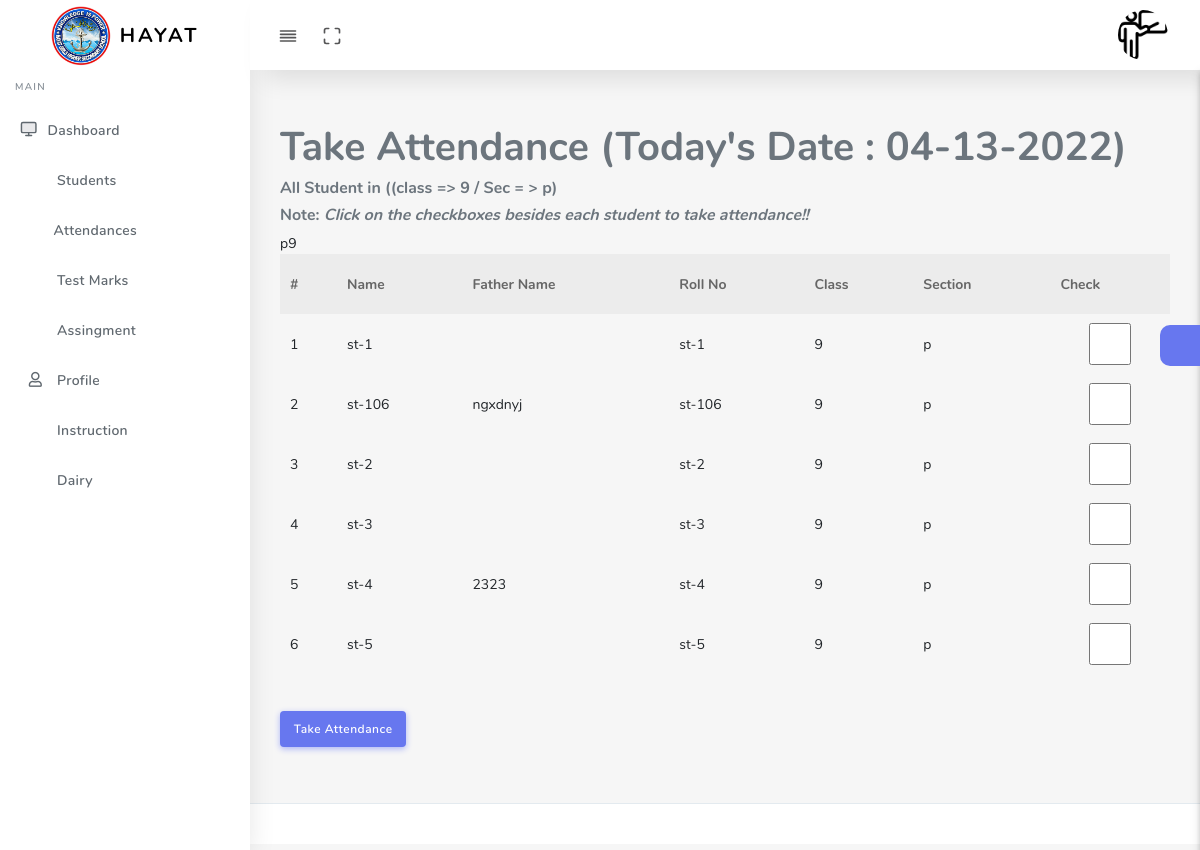
/teacher/att_st.php (signed in), run on the app's committed database.
### tables this page shows
CREATE TABLE `teachers` (
  `t_id` varchar(100) NOT NULL COMMENT 'Roll Number/Gr.Number of Teacher',
  `name` varchar(30) NOT NULL,
  `class` varchar(10) NOT NULL,
  `subject` varchar(20) NOT NULL,
  `section` varchar(20) NOT NULL,
  `username` varchar(20) NOT NULL,
  `email` varchar(50) NOT NULL,
  `password` varchar(30) NOT NULL,
  `t_cnic` int(30) NOT NULL,
  `t_phone` int(20) NOT NULL,
  `address` varchar(200) NOT NULL,
  `p_address` varchar(255) NOT NULL COMMENT 'Parament Address',
  `acc_approval` int(1) NOT NULL DEFAULT '0',
  `class_teacher` varchar(20) NOT NULL DEFAULT 'none',
  `user_image` varchar(255) NOT NULL DEFAULT '0',
  `online_status` bit(1) NOT NULL,
  `profile_lock` int(2) NOT NULL,
  `addedby` text NOT NULL COMMENT 'admin name',
  `Is_Active` bit(1) NOT NULL,
  `Is_Delete` bit(1) NOT NULL
);

CREATE TABLE `students` (
  `roll_no` varchar(255) NOT NULL COMMENT 'Roll Number of student',
  `name` varchar(50) NOT NULL DEFAULT 'Not Entered Yet',
  `class` varchar(10) NOT NULL,
  `section` varchar(20) NOT NULL,
  `email` varchar(80) NOT NULL DEFAULT 'Not Entered Yet',
  `st_cnic` varchar(30) NOT NULL,
  `st_phone` int(15) NOT NULL,
  `father_phone` int(15) NOT NULL,
  `username` varchar(20) NOT NULL,
  `password` varchar(30) NOT NULL,
  `address` varchar(100) NOT NULL,
  `p_address` varchar(255) NOT NULL COMMENT 'Permeant Address',
  `father_name` varchar(50) NOT NULL,
  `father_cnic` varchar(30) NOT NULL,
  `father_occupation` varchar(30) NOT NULL,
  `acc_approval` int(2) NOT NULL DEFAULT '0',
  `user_image` varchar(255) NOT NULL DEFAULT '0',
  `online_status` bit(1) NOT NULL DEFAULT b'0',
  `profile_lock` int(2) NOT NULL,
  `addedby` text NOT NULL
);

### teacher/att_st.php (the view, shortened to what this page needs)
<?php
include '../connection/config.php';
if(!isset($_SESSION["in"]) || $_SESSION["in"] !== true && $_SESSION["t"] = true){
  header("Location:/h_st/index.php");
  exit;
}else{
  $tid = $_SESSION["t_id"];
}
$sql_t = "SELECT * FROM `teachers` where t_id = '$tid'";
$result_t = mysqli_query($conn,$sql_t);
      while($row = mysqli_fetch_assoc($result_t)){
        $sub = $row['subject'];
        $class = $row['class'];
        $sec = $row['section'];
      }
$sql_img = "select user_image from `teachers` where t_id ='$tid' and user_image = '0'";
$conn_img = mysqli_query($conn,$sql_img);
$p_img= mysqli_num_rows($conn_img);
$dateTaken = date("Y-m-d");
?>
<!DOCTYPE html>
<html lang="en">
<head>
  <link rel="stylesheet" href="assets/css/app.min.css">
  <link rel="stylesheet" href="assets/css/style.css">
  <link rel="stylesheet" href="assets/css/components.css">
  <link rel="stylesheet" href="assets/css/custom.css">
</head>
<body>
  <div id="app">
    <div class="main-wrapper main-wrapper-1">
      <div class="navbar-bg"></div>
      <nav class="navbar navbar-expand-lg main-navbar sticky">
        <div class="form-inline mr-auto">
          <ul class="navbar-nav mr-3">
            <li><a href="#" data-toggle="sidebar" class="nav-link nav-link-lg
									collapse-btn"> <i data-feather="align-justify"></i></a></li>
            <li><a href="#" class="nav-link nav-link-lg fullscreen-btn">
                <i data-feather="maximize"></i>
              </a></li>
          </ul>
        </div>
        <ul class="navbar-nav navbar-right">
          <li class="dropdown"><a href="#" data-toggle="dropdown"
              class="nav-link dropdown-toggle nav-link-lg nav-link-user">
    <?php
    if($p_img == 1){
      echo  "<img id='profileImage' src='assets/img/teacher.png' class='mobile_profile_image' alt='Please Uploaded Photo'>";
}else{
   echo  "<img id='profileImage' src='$uimg' class='mobile_profile_image' alt='Uploaded Photo'>";
}
      ?>
      <span class="d-sm-none d-lg-inline-block"></span></a>
          </li>
        </ul>
      </nav>
      <div class="main-sidebar sidebar-style-2">
        <aside id="sidebar-wrapper">
          <div class="sidebar-brand">
            <a href="index.html"> <img alt="image" src="../assets/images/logo.jpg" id="logo_header" class="header-logo" /> <span
                class="logo-name">HAYAT</span>
            </a>
          </div>
          <ul class="sidebar-menu">
            <li class="menu-header">Main</li>
            <li class="dropdown">
              <a href="dashboard.php" class="nav-link"><i data-feather="monitor"></i><span>Dashboard</span></a>
            </li>
            <li class="dropdown">
              <a href="select_s.php" class="nav-link"><i class="fas fa-user-graduate"></i><span>Students</span></a>
            </li>
            <li class="dropdown">
              <a href="pre_att.php" class="nav-link"><i class="fa fa-tasks" aria-hidden="true"></i><span>Attendances</span></a>
            </li>
            <li class="dropdown">
              <a href="marks.php" class="nav-link"><i class="fas fa-book-open"></i><span>Test Marks</span></a>
            </li>
            <li class="dropdown">
              <a href="assingment.php" class="nav-link"><i class="fas fa-shapes"></i><span>Assingment</span></a>
            </li>
            <li class="dropdown">
              <a href="profile.php" class="nav-link"><i class="far fa-user"></i><span>Profile</span></a>
            </li>
            <li class="dropdown">
              <a href="instruction.php" class="nav-link"><i class="fas fa-book-open"></i><span>Instruction</span></a>
            </li>
            <li class="dropdown">
              <a href="dairy.php" class="nav-link"><i class="fas fa-book-open"></i><span>Dairy</span></a>
            </li>
          </ul>
        </aside>
      </div>
      <div class="main-content">
        <section class="section">
          <div class="section-body">
<div class="date">
<h1>Take Attendance (Today's Date : <?php echo $todaysDate = date("m-d-Y");?>)</h1>
</div>
<div class="st">
<h6 >All Student in (<?php echo '(class => '.$class.' / Sec = > '.$sec?>)</h6>
<h6 >Note: <i>Click on the checkboxes besides each student to take attendance!!</i></h6>
</div>
<div class="table">
<form method="post">
<table class="table align-items-center table-flush table-hover">
                    <thead class="thead-light">
                      <tr>
                        <th>#</th>
                        <th>Name</th>
                        <th>Father Name</th>
                        <th>Roll No</th>
                        <th>Class</th>
                        <th>Section</th>
                        <th>Check</th>
                      </tr>
                    </thead>
                    <tbody>
<?php
$sql_st = "SELECT name,father_name,roll_no,class,section from students  WHERE section = '$sec' and class = '$class'";
$rs = $conn->query($sql_st);
$num = $pro_num_img = mysqli_num_rows($rs);
$sn=0;
if($num > 0)
{
  while ($rows = $rs->fetch_assoc())
    {
       $sn = $sn + 1;
       echo "<tr>
       <td>".$sn."</td>
       <td>".$rows['name']."</td>
       <td>".$rows['father_name']."</td>
       <td>".$rows['roll_no']."</td>
       <td>".$rows['class']."</td>
       <td>".$rows['section']."</td>
       <td><input name='check[]' type='checkbox' value=".$rows['roll_no']." class='form-control'></td>
     </tr>";
  }
}
?>
</tbody>
                  </table>
                  <br>
                  <?php
                  $att_check_q = "select * from att_entry  where t_id = '$tid' and class = '$class' and section = '$sec' and dateTaken='$dateTaken' and status = '1' and subject = '$sub'";
                  $re_check = mysqli_query($conn,$att_check_q);
                  $row_check = mysqli_num_rows($re_check);
                  if($row_check == 1){
                    echo  "<div id='mes' class='alert alert-danger alert-white rounded'>
                              <button type='button' class='close' data-dismiss='alert' aria-hidden='true' id='cut'>×</button>
                              <div class='icon'><i class='fa fa-times-circle'></i></div>
                              <strong>Done!</strong> Taken Already!!!.
                              </div>";
                  }else{
                    echo "<button type='submit' name='save' class='btn btn-primary'>Take Attendance</button>";
                  }
                  ?>
</form>
                  </div>
          </div>
        </section>
        <div class="settingSidebar">
          <a href="javascript:void(0)" class="settingPanelToggle"> <i class="fa fa-spin fa-cog"></i>
          </a>
        </div>
      </div>
      <footer class="main-footer">
      </footer>
    </div>
  </div>
</body>
</html>

### teacher/att_st.php (style rules this page uses)
#logo_header { width: 60px; height: 60px; }
#profileImage { width: 50px; height: 50px; border-radius: 30px; }

### data on the page
teachers: class "9", section "p"
students: name "st-1", roll_no "st-1", class "9", section "p"
students: name "st-106", father_name "ngxdnyj", roll_no "st-106", class "9", section "p"
students: name "st-2", roll_no "st-2", class "9", section "p"
students: name "st-3", roll_no "st-3", class "9", section "p"
students: name "st-4", father_name "2323", roll_no "st-4", class "9", section "p"
students: name "st-5", roll_no "st-5", class "9", section "p"
